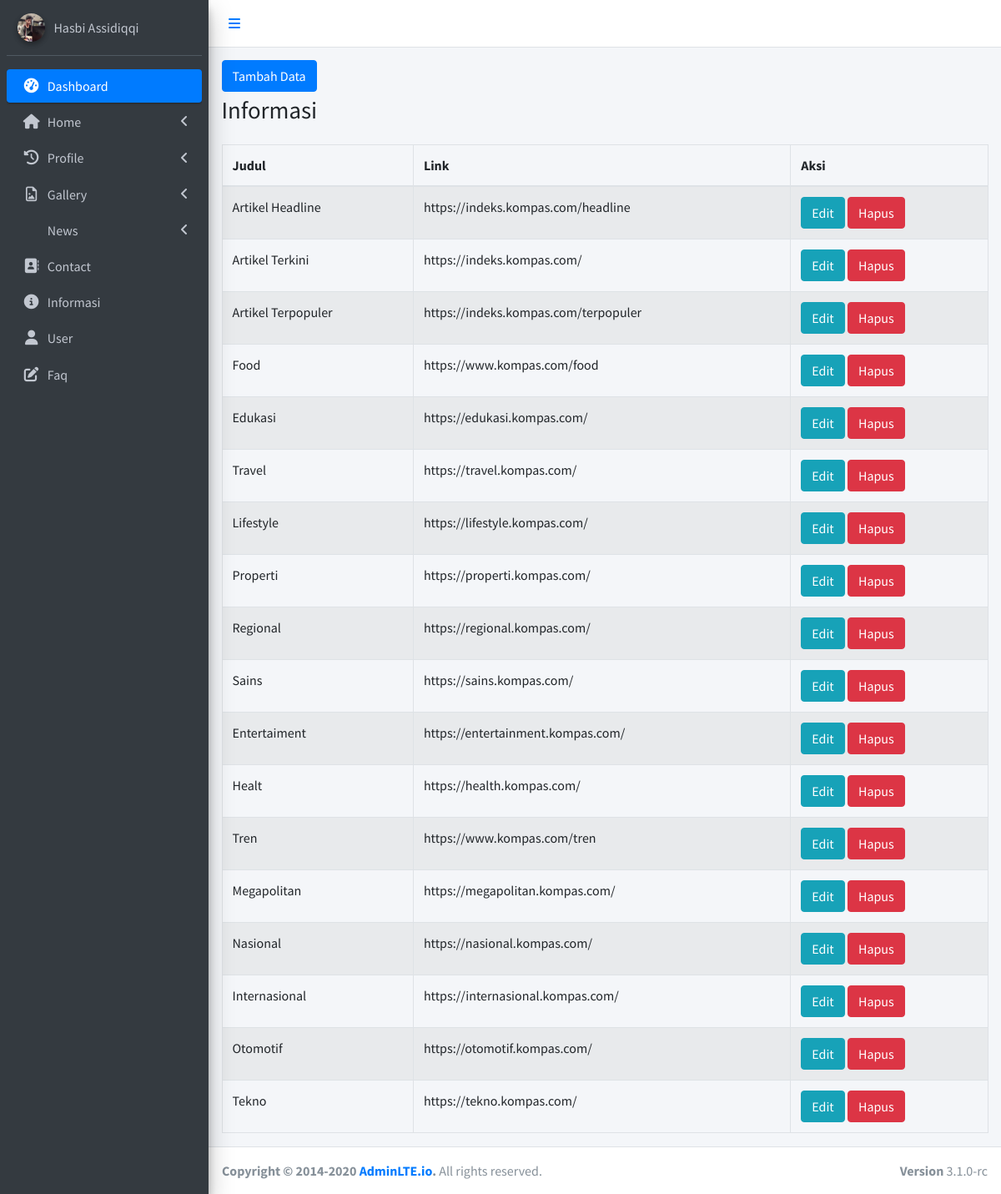
Screenshot of /admin/information.php with the database file from the repository.
### tables this page shows
CREATE TABLE `information` (
  `id` int(11) NOT NULL,
  `judul` varchar(255) NOT NULL,
  `link` varchar(255) NOT NULL
);

### admin/information.php (the view, shortened to what this page needs)
<!DOCTYPE html>
<html lang="en">
<head>
    <?php require_once 'link.php'; ?>
</head>
<body class="hold-transition sidebar-mini layout-fixed">
    <div class="wrapper">
        <?php include 'header.php'; ?>
        <aside class="main-sidebar sidebar-dark-primary elevation-4">
            <div class="sidebar">
                <div class="user-panel mt-3 pb-3 mb-3 d-flex">
                    <div class="image">
                        <img src="images/profile.png" class="img-circle elevation-2" alt="User Image">
                    </div>
                    <div class="info">
                        <a href="#" class="d-block">Hasbi Assidiqqi</a>
                    </div>
                </div>
                <nav class="mt-2">
                    <ul class="nav nav-pills nav-sidebar flex-column" data-widget="treeview" role="menu"
                        data-accordion="false">
                        <li class="nav-item menu-open">
                            <a href="index.php" class="nav-link active">
                                <i class="nav-icon fas fa-tachometer-alt"></i>
                                <p>
                                    Dashboard
                                </p>
                            </a>
                        </li>
                        <li class="nav-item">
                            <a href="#" class="nav-link">
                                <i class="nav-icon fas fa-home"></i>
                                <p>
                                    Home
                                    <i class="fas fa-angle-left right"></i>
                                </p>
                            </a>
                        </li>
                        <li class="nav-item">
                            <a href="#" class="nav-link">
                                <i class="nav-icon fas fa-history"></i>
                                <p>
                                    Profile
                                    <i class="right fas fa-angle-left"></i>
                                </p>
                            </a>
                        </li>
                        <li class="nav-item">
                            <a href="#" class="nav-link">
                                <i class="nav-icon fa fa-file-image-o"></i>
                                <p>
                                    Gallery
                                    <i class="fas fa-angle-left right"></i>
                                </p>
                            </a>
                        </li>
                        <li class="nav-item">
                            <a href="news.php" class="nav-link">
                                <p>
                                    News
                                    <i class="fas fa-angle-left right"></i>
                                </p>
                            </a>
                        </li>
                        <li class="nav-item">
                            <a href="contact.php" class="nav-link">
                                <i class="nav-icon fas fa-address-book"></i>
                                <p>
                                    Contact
                                </p>
                            </a>
                        </li>
                        <li class="nav-item">
                            <a href="information.php" class="nav-link">
                                <i class="nav-icon fas fa fa-info-circle"></i>
                                <p>
                                    Informasi
                                </p>
                            </a>
                        </li>
                        <li class="nav-item">
                            <a href="user.php" class="nav-link">
                                <i class="nav-icon fas fa-user"></i>
                                <p>
                                    User
                                </p>
                            </a>
                        </li>
                        <li class="nav-item">
                            <a href="faq.php" class="nav-link">
                                <i class="nav-icon fas fa-edit"></i>
                                <p>
                                    Faq
                                </p>
                            </a>
                        </li>
                    </ul>
                </nav>
            </div>
        </aside>
        <div class="content-wrapper">
            <div class="content-header">
                <div class="container-fluid">
                    <a href="create-information.php" class="btn btn-primary" style="margin-bottom:5px;">Tambah Data</a>
                    <div class="row mb-2">
                        <div class="col-sm-6">
                            <h1 class="m-0">Informasi</h1>
                        </div>
                    </div>
                </div>
            </div>
            <section class="content">
                <div class="container-fluid">
                    <div class="row">
                        <div class="col-md-12">
                            <div class="panel-body">
                                <div class="table-responsive">
                                    <table class="table table-striped table-bordered table-hover">
                                        <thead>
                                            <tr>
                                                <th>Judul</th>
                                                <th>Link</th>
                                                <th>Aksi</th>
                                            </tr>
                                        </thead>
                                        <tbody>
                                            <?php
                                        $koneksi = koneksiUts();
                                        $data = mysqli_query($koneksi, "SELECT * FROM information ORDER BY id DESC");
                                        while ($row = mysqli_fetch_array($data)){
                                        ?>
                                            <tr>
                                                <td><?= $row['judul'];?></td>
                                                <td><?= $row['link'];?></td>
                                                <td>
                                                    <a href="update-information.php?&id=<?= $row["id"]; ?>"
                                                        class="btn btn-info">Edit</a>
                                                    <a href="hapus-information.php?&id=<?= $row["id"];?>"
                                                        class="btn btn-danger"
                                                        onclick="return confirm('yakin data dihapus');">Hapus</a>
                                                </td>
                                            </tr>
                                            <?php $i++;
                                            }
                                            ?>
                                        </tbody>
                                    </table>
                                </div>
                            </div>
                        </div>
                    </div>
                </div>
            </section>
        </div>
        <?php include 'footer.php'; ?>
    </div>
</body>
</html>

### rows the page displays
information: judul "Artikel Headline", link "https://indeks.kompas.com/headline"
information: judul "Artikel Terkini", link "https://indeks.kompas.com/"
information: judul "Artikel Terpopuler", link "https://indeks.kompas.com/terpopuler"
information: judul "Food", link "https://www.kompas.com/food"
information: judul "Edukasi", link "https://edukasi.kompas.com/"
information: judul "Travel", link "https://travel.kompas.com/"
information: judul "Lifestyle", link "https://lifestyle.kompas.com/"
information: judul "Properti", link "https://properti.kompas.com/"
information: judul "Regional", link "https://regional.kompas.com/"
information: judul "Sains", link "https://sains.kompas.com/"
information: judul "Entertaiment", link "https://entertainment.kompas.com/"
information: judul "Healt", link "https://health.kompas.com/"
information: judul "Tren", link "https://www.kompas.com/tren"
information: judul "Megapolitan", link "https://megapolitan.kompas.com/"
information: judul "Nasional", link "https://nasional.kompas.com/"
information: judul "Internasional", link "https://internasional.kompas.com/"
information: judul "Otomotif", link "https://otomotif.kompas.com/"
information: judul "Tekno", link "https://tekno.kompas.com/"
